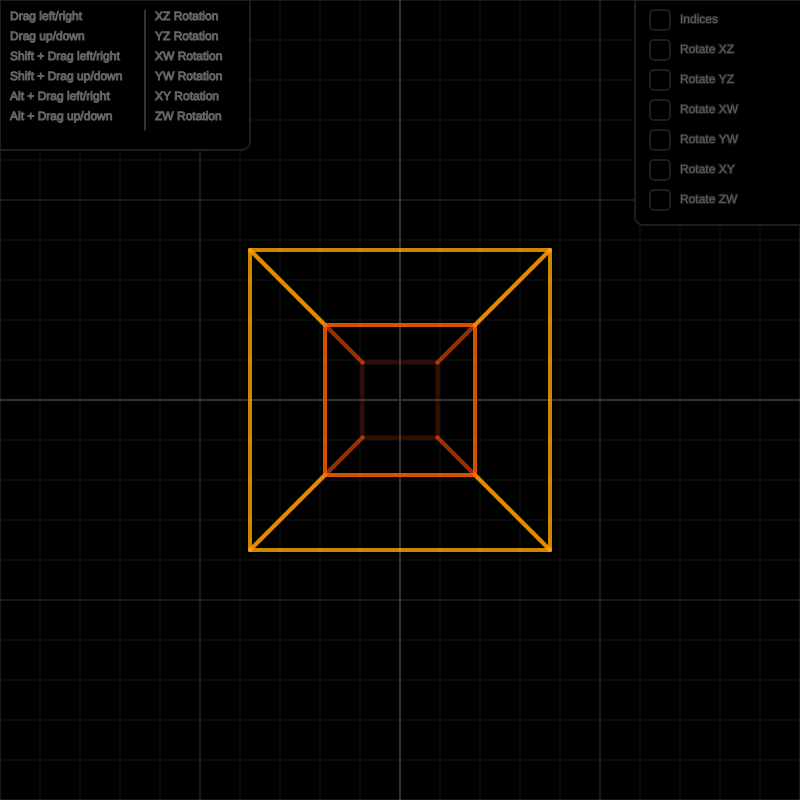
Frame 1 (no input)
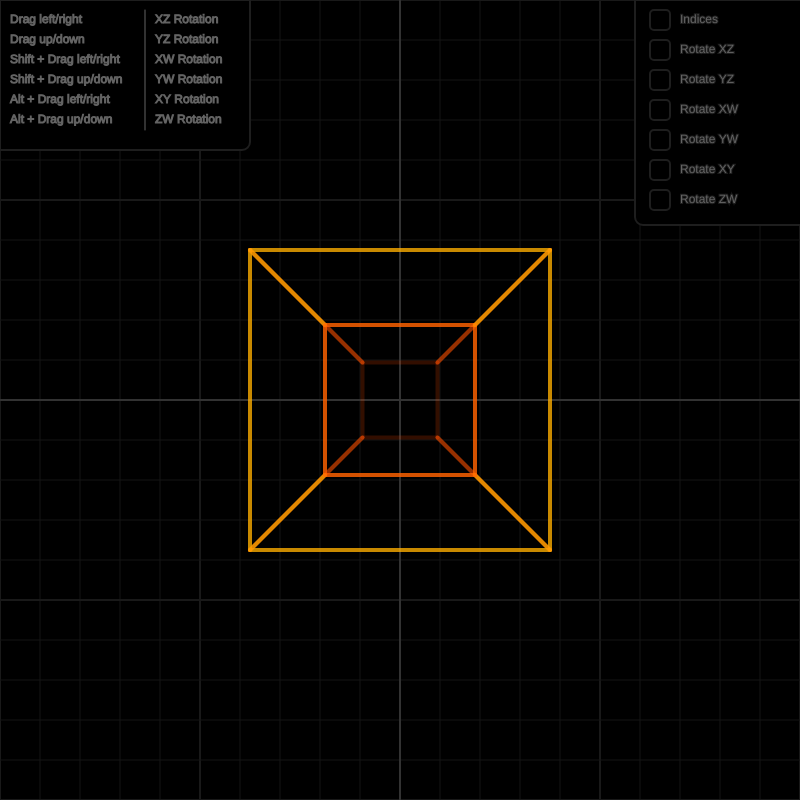
Frame 60 (no input)
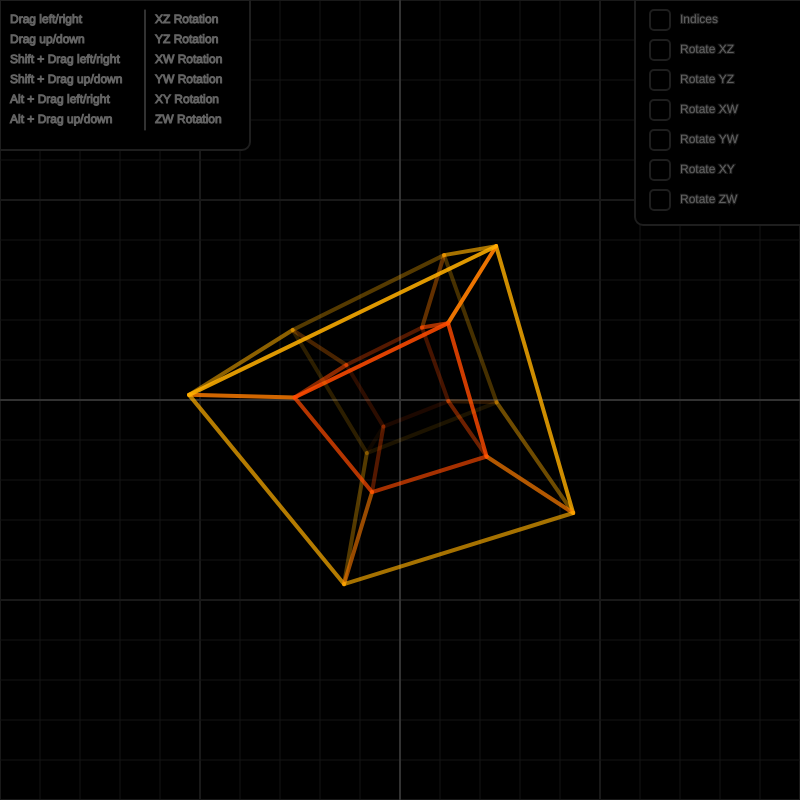
Frame 120 (the mouse pressed at the canvas centre since frame 60)

The p5.js sketch that drew these frames (run headless with seeded random() and noise() and a simulated clock; from frame 60 on, the mouse is pressed at the canvas centre):

// p5.js sketch
// ── sketch.js
let t;

let shiftPressed = false;
let altPressed = false;

let pmousePressed = false;

let graphSize = 40;

let CB_showIndices;

let CB_rotateXZ;
let CB_rotateYZ;
let CB_rotateXW;
let CB_rotateYW;
let CB_rotateXY;
let CB_rotateZW;

function setup()
{
  createCanvas(800, 800);
  
  t = new Tesseract(600);
  
  let cb_x = 13 * width / 40;
  
  CB_showIndices = new Checkbox(createVector(cb_x, 20 - height / 2), "Indices", false);
  
  CB_rotateXZ = new Checkbox(createVector(cb_x, 50 - height / 2), "Rotate XZ", false);
  CB_rotateYZ = new Checkbox(createVector(cb_x, 80 - height / 2), "Rotate YZ", false);
  CB_rotateXW = new Checkbox(createVector(cb_x, 110 - height / 2), "Rotate XW", false);
  CB_rotateYW = new Checkbox(createVector(cb_x, 140 - height / 2), "Rotate YW", false);
  CB_rotateXY = new Checkbox(createVector(cb_x, 170 - height / 2), "Rotate XY", false);
  CB_rotateZW = new Checkbox(createVector(cb_x, 200 - height / 2), "Rotate ZW", false);
}

function tick()
{
  if (mouseIsPressed && mouseButton == LEFT)
  {
    dir = createVector(mouseX, mouseY);
    dir.x -= pmouseX;
    dir.y -= pmouseY;
    dir.div(200);
    
    if (!shiftPressed && !altPressed)
    {
      t.rotateXZ(-dir.x);
      t.rotateYZ(-dir.y);
    }
    else if (!altPressed)
    { 
      t.rotateXW(-dir.x);
      t.rotateYW(-dir.y);
    }
    else
    {
      t.rotateXY(-dir.x);
      t.rotateZW(-dir.y);
    }
  }
  
  CB_showIndices.tick();
    
  CB_rotateXZ.tick();
  CB_rotateYZ.tick();
  CB_rotateXW.tick();
  CB_rotateYW.tick();
  CB_rotateXY.tick();
  CB_rotateZW.tick();
  
  t.showIndices = CB_showIndices.value();

  if (CB_rotateXZ.value()) { t.rotateXZ(-0.01); }
  if (CB_rotateYZ.value()) { t.rotateYZ(0.01); }
  if (CB_rotateXW.value()) { t.rotateXW(-0.01); }
  if (CB_rotateYW.value()) { t.rotateYW(-0.01); }
  if (CB_rotateXY.value()) { t.rotateXY(0.01); }
  if (CB_rotateZW.value()) { t.rotateZW(0.01); }
}

function draw()
{
  tick();
  
  translate(width / 2, height / 2);
  background(0);
  
  drawGraph();
  
  stroke(30);
  strokeWeight(2);
  fill(0);
  
  rectMode(CORNERS);
  rect(-width / 2, -height / 2, 250 - width / 2, 150 - height / 2, 0, 0, 8, 0);
  
  rectMode(CORNER);
  rect(13 * width / 40 - 25, -height / 2, width / 4, height / 4 + 25, 0, 0, 0, 8);
  
  fill(100);
  stroke(100);
  textAlign(LEFT);
  
  strokeWeight(1);
  
  text("Drag left/right", 10 - width / 2, 20 - height / 2);
  text("Drag up/down", 10 - width / 2, 40 - height / 2);
  text("Shift + Drag left/right", 10 - width / 2, 60 - height / 2);
  text("Shift + Drag up/down", 10 - width / 2, 80 - height / 2);
  text("Alt + Drag left/right", 10 - width / 2, 100 - height / 2);
  text("Alt + Drag up/down", 10 - width / 2, 120 - height / 2);
  
  line(145 - width / 2, 
        10 - height / 2, 
        145 - width / 2, 
        130 - height / 2);
  
  text("XZ Rotation", 155 - width / 2, 20 - height / 2);
  text("YZ Rotation", 155 - width / 2, 40 - height / 2);
  text("XW Rotation", 155 - width / 2, 60 - height / 2);
  text("YW Rotation", 155 - width / 2, 80 - height / 2);
  text("XY Rotation", 155 - width / 2, 100 - height / 2);
  text("ZW Rotation", 155 - width / 2, 120 - height / 2);
  
  t.render();
  
  CB_showIndices.render();
    
  CB_rotateXZ.render();
  CB_rotateYZ.render();
  CB_rotateXW.render();
  CB_rotateYW.render();
  CB_rotateXY.render();
  CB_rotateZW.render();
  
  pmousePressed = mouseIsPressed;
}

function drawGraph()
{
  stroke(10);
  strokeWeight(2);

  let vertLines = ceil(width / graphSize);
  let horizLines = ceil(height / graphSize);

  for (let i = -vertLines; i < vertLines; i++)
  {
      if (i % 5 == 0)
      {
          strokeWeight(2);
          stroke(25);
      }
      else
      {
          strokeWeight(1);
          stroke(20);
      }

      line(i * graphSize, -height, i * graphSize, height);
  }

  for (let i = -horizLines; i < horizLines; i++)
  {
      if (i % 5 == 0)
      {
          strokeWeight(2);
          stroke(25);
      }
      else
      {
          strokeWeight(1);
          stroke(20);
      }

      line(-width, i * graphSize, width, i * graphSize);
  }

  strokeWeight(2);
  stroke(50);

  line(-width, 0, width, 0);
  line(0, -height, 0, height);
}

function keyPressed()
{
  if (keyCode == SHIFT) { shiftPressed = true; }
  if (keyCode == ALT) { altPressed = true; }
  
  if (key == 'r') { t.resetPoints(); }
}

function keyReleased()
{
  if (keyCode == SHIFT) { shiftPressed = false; }
  if (keyCode == ALT) { altPressed = false; }
}

// ── Checkbox.js

let CHECKBOX_SIZE = 20;

let INACTIVE = 0;
let INACTIVE_HOVER = 1;
let INACTIVE_PRESS = 2;
let ACTIVE = 3;
let ACTIVE_HOVER = 4;
let ACTIVE_PRESS = 5;

class Checkbox
{
  constructor(pos, text, defaultState)
  {
    this.pos = pos;
    this.text = text;
    this.selected = defaultState;
  }
  
  tick()
  {
    if (pmousePressed && !mouseIsPressed && this.touchingMouse())
    {
      this.selected = !this.selected;
    }
  }
  
  render()
  {
    fill(0);
    stroke(30);
    strokeWeight(2);

    rectMode(CENTER);
    rect(this.pos.x, this.pos.y, CHECKBOX_SIZE, CHECKBOX_SIZE, 4);

    fill(100);
    textAlign(LEFT, CENTER);
    text(this.text, this.pos.x + CHECKBOX_SIZE, this.pos.y);
    
    switch (this.getState())
    {
        case INACTIVE_HOVER:
            fill(5);
            break;
        case INACTIVE_PRESS:
            fill(10);
            break;
        case ACTIVE:
            fill(45, 190, 120);
            break;
        case ACTIVE_HOVER:
            fill(60, 220, 145);
            break;
        case ACTIVE_PRESS:
            fill(65, 255, 165);
            break;
        default:
            fill(0);
    }
    
    noStroke();
    ellipse(this.pos.x + 0.5, this.pos.y, CHECKBOX_SIZE / 2, CHECKBOX_SIZE / 2);
  }
  
  touchingMouse()
  {
    if (mouseX < this.pos.x - CHECKBOX_SIZE + width / 2) { return false; }
    if (mouseX > this.pos.x + CHECKBOX_SIZE + width / 2) { return false; }
    
    if (mouseY < this.pos.y - CHECKBOX_SIZE + height / 2) { return false; }
    if (mouseY > this.pos.y + CHECKBOX_SIZE + height / 2) { return false; }
    
    return true;
  }
  
  getState()
  {
    let mouse = this.touchingMouse();
        
    if (!mouse)
    {
        return (this.selected) ? ACTIVE : INACTIVE;
    }
    else if (!mouseIsPressed)
    {
        return (this.selected) ? ACTIVE_HOVER : INACTIVE_HOVER;
    }

    return (this.selected) ? ACTIVE_PRESS : INACTIVE_PRESS;
  }
  
  value()
  {
    return this.selected;
  }
}

// ── Tesseract.js

class Tesseract
{
  constructor(size)
  {
    this.points = [];
    this.size = size;
    
    this.showIndices = true;
    this.resetPoints();
  }
  
  resetPoints()
  {
    for (let i = 0; i < 16; i++)
    {
      let x = pow(-1, floor(i / 8) % 2);
      let y = pow(-1, floor(i / 4) % 2);
      let z = pow(-1, floor(i / 2) % 2);
      let w = pow(-1, i % 2);

      this.points[i] = createVector4(x, y, z, w);
    }
  }
  
  render()
  {
    stroke(255);
    strokeWeight(8);

    rectMode(CENTER);
    textAlign(CENTER, CENTER);
    
    let newPoints = [];
    
    for (let i = 0; i < this.points.length; i++)
    {
      let dz = 1 / (3 - this.points[i].z);
      let dw = 1 / (3 - this.points[i].w);
      let d = this.size * dz * dw;

      if (this.showIndices)
      {
          fill(0);
          noStroke();
          rect(this.points[i].x * d, this.points[i].y * d - 10, 15, 15);

          fill(255);
          text(i, this.points[i].x * d, this.points[i].y * d - 13);
      }

      newPoints[i] = createVector4(this.points[i].x * d, 
                                   this.points[i].y * d, 
                                   this.points[i].z, 
                                   this.points[i].w);
    }
    
    strokeWeight(4);
    
    for (let i = 0; i < 4; i++)
    {
      this.plotEdge(newPoints[0 + i], newPoints[4 + i]);
      this.plotEdge(newPoints[4 + i], newPoints[12 + i]);
      this.plotEdge(newPoints[8 + i], newPoints[12 + i]);
      this.plotEdge(newPoints[0 + i], newPoints[8 + i]);

      this.plotEdge(newPoints[i * 4], newPoints[i * 4 + 1]);
      this.plotEdge(newPoints[i * 4 + 2], newPoints[i * 4 + 3]);
      this.plotEdge(newPoints[i * 4], newPoints[i * 4 + 2]);
      this.plotEdge(newPoints[i * 4 + 1], newPoints[i * 4 + 3]);
    }
  }
  
  plotEdge(p1, p2)
  {
    let a = map((p1.z + p2.z) / 2, -1, 1, 50, 200);
    let c = map((p1.w + p2.w) / 2, -1, 1, 75, 175);
    
    stroke(255, c, 0, a);
    strokeWeight(4);
    
    line(p1.x, p1.y, p2.x, p2.y);
    
    noStroke();
    point(p1.x, p1.y);
    point(p2.x, p2.y);
  }
  
  rotateXZ(angle)
  {
    for (let i = 0; i < this.points.length; i++)
    {
      this.points[i].rotateXZ(angle);
    }
  }
  
  rotateYZ(angle)
  {
    for (let i = 0; i < this.points.length; i++)
    {
      this.points[i].rotateYZ(angle);
    }
  }
  
  rotateXW(angle)
  {
    for (let i = 0; i < this.points.length; i++)
    {
      this.points[i].rotateXW(angle);
    }
  }
  
  rotateYW(angle)
  {
    for (let i = 0; i < this.points.length; i++)
    {
      this.points[i].rotateYW(angle);
    }
  }
  
  rotateXY(angle)
  {
    for (let i = 0; i < this.points.length; i++)
    {
      this.points[i].rotateXY(angle);
    }
  }
  
  rotateZW(angle)
  {
    for (let i = 0; i < this.points.length; i++)
    {
      this.points[i].rotateZW(angle);
    }
  }
}

// ── Vector4.js

function createVector4(x, y, z, w)
{
  return new Vector4(x, y, z, w);
}

class Vector4
{
  constructor(x, y, z, w)
  {
    this.x = x;
    this.y = y;
    this.z = z;
    this.w = w;
  }
  
  rotateXZ(angle)
  {
    let x = this.x * cos(angle) - this.z * sin(angle);
    let z = this.x * sin(angle) + this.z * cos(angle);
    
    this.x = x;
    this.z = z;
  }
  
  rotateYZ(angle)
  {
    let y = this.y * cos(angle) - this.z * sin(angle);
    let z = this.y * sin(angle) + this.z * cos(angle);
    
    this.y = y;
    this.z = z;
  }
  
  rotateXW(angle)
  {
    let x = this.x * cos(angle) - this.w * sin(angle);
    let w = this.x * sin(angle) + this.w * cos(angle);
    
    this.x = x;
    this.w = w;
  }
  
  rotateYW(angle)
  {
    let y = this.y * cos(angle) - this.w * sin(angle);
    let w = this.y * sin(angle) + this.w * cos(angle);
    
    this.y = y;
    this.w = w;
  }
  
  rotateXY(angle)
  {
    let x = this.x * cos(angle) - this.y * sin(angle);
    let y = this.x * sin(angle) + this.y * cos(angle);
    
    this.x = x;
    this.y = y;
  }
  
  rotateZW(angle)
  {
    let z = this.z * cos(angle) - this.w * sin(angle);
    let w = this.z * sin(angle) + this.w * cos(angle);
    
    this.z = z;
    this.w = w;
  }
}

// ── style.css
html, body {
  margin: 0;
  padding: 0;
  background-color: black;
}
canvas {
  padding-left: 0;
  padding-right: 0;
  margin-left: auto;
  margin-right: auto;
  display: block;
}
